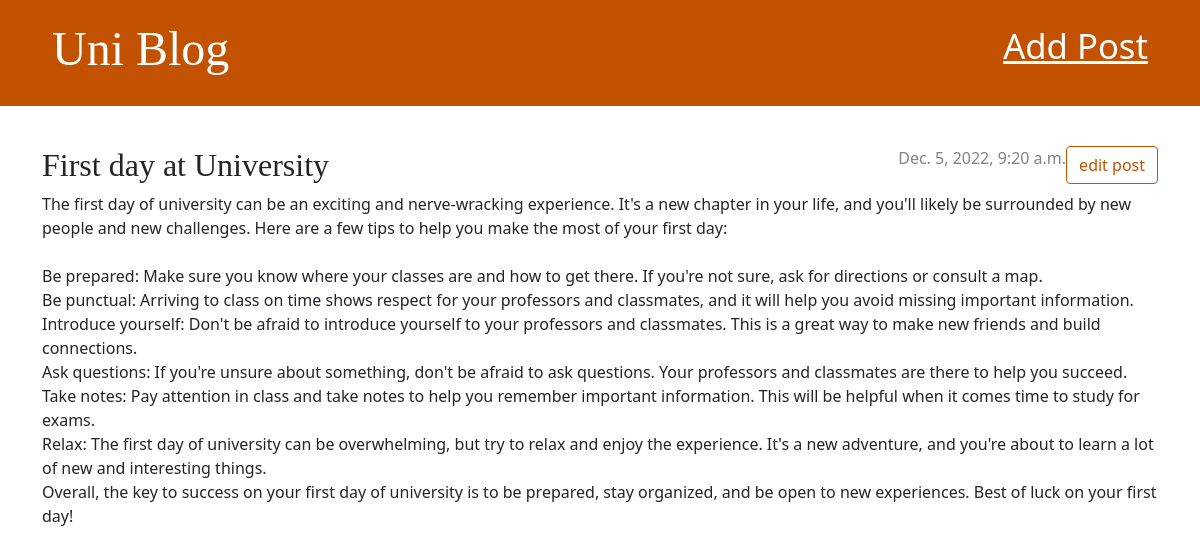
The app's page /post/1/ with its own data.
### blog/models.py (models this page shows, shortened)
class Post(models.Model):
    author = models.ForeignKey(settings.AUTH_USER_MODEL, on_delete=models.CASCADE)
    title = models.CharField(max_length=200)
    text = models.TextField()
    created_date = models.DateTimeField(default=timezone.now)
    published_date = models.DateTimeField(blank=True, null=True)

### blog/views.py (the view)
# urls.py: path('post/<int:pk>/', views.post_detail, name='post_detail'),
def post_detail(request, pk):
    post = get_object_or_404(Post, pk=pk)
    return render(request, 'blog/post_detail.html', {'post': post})

### blog/templates/blog/post_detail.html
{% extends 'blog/base.html' %}
{% block content %}
    <article class="post">
        <aside class="actions">
            <a class="btn btn-secondary" href="{% url 'post_edit' pk=post.pk %}">
                edit post
            </a>
        </aside>
        {% if post.published_date %}
            <time class="date">
                {{ post.published_date }}
            </time>
        {% endif %}
        <h2>{{ post.title }}</h2>
        <p>{{ post.text|linebreaksbr }}</p>
    </article>
{% endblock %}

### blog/static/blog/blog.css (style rules this page uses)
h1, h2, h3, h4 { font-family: cursive; }
.date { color: #828282; }
.post { margin-bottom: 70px; }
.post > .date, .post > .actions { float: right; }
.btn-secondary, .btn-secondary:visited { color: #C25100; background: none; border-color: #C25100; }

### records on screen
Post: published_date "Dec. 5, 2022, 9:20 a.m.", title "First day at University", text "The first day of university can be an exciting and nerve-wracking experience. It's a new chapter in your life, and you'll likely be surrounded by new people and new challenges. Here are a few tips to help you make the most of your first day: Be prepared: Make sure you know where your classes are and how to get there. If you're not sure, ask for directions or consult a map. Be punctual: Arriving to class on time shows respect for your professors and classmates, and it will help you avoid missing important information. Introduce yourself: Don't be afraid to introduce yourself to your professors and classmates. This is a great way to make new friends and build connections. Ask questions: If…"
